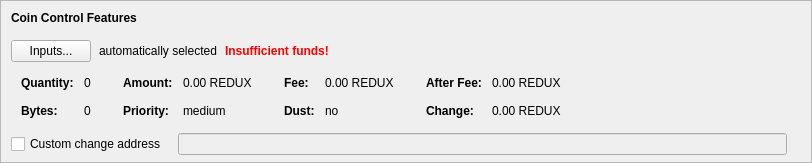
    <widget class="QFrame" name="frameCoinControl">
     <property name="sizePolicy">
      <sizepolicy hsizetype="Expanding" vsizetype="Expanding">
       <horstretch>0</horstretch>
       <verstretch>0</verstretch>
      </sizepolicy>
     </property>
     <property name="maximumSize">
      <size>
       <width>16777215</width>
       <height>16777215</height>
      </size>
     </property>
     <property name="frameShape">
      <enum>QFrame::StyledPanel</enum>
     </property>
     <property name="frameShadow">
      <enum>QFrame::Sunken</enum>
     </property>
     <layout class="QVBoxLayout" name="verticalLayoutCoinControl2">
      <property name="spacing">
       <number>0</number>
      </property>
      <property name="leftMargin">
       <number>0</number>
      </property>
      <property name="topMargin">
       <number>0</number>
      </property>
      <property name="rightMargin">
       <number>0</number>
      </property>
      <property name="bottomMargin">
       <number>6</number>
      </property>
      <item>
       <layout class="QVBoxLayout" name="verticalLayoutCoinControl" stretch="0,0,0,0,1">
        <property name="spacing">
         <number>0</number>
        </property>
        <property name="leftMargin">
         <number>10</number>
        </property>
        <property name="topMargin">
         <number>10</number>
        </property>
        <item>
         <layout class="QHBoxLayout" name="horizontalLayoutCoinControl1">
          <property name="bottomMargin">
           <number>15</number>
          </property>
          <item>
           <widget class="QLabel" name="labelCoinControlFeatures">
            <property name="sizePolicy">
             <sizepolicy hsizetype="Preferred" vsizetype="Maximum">
              <horstretch>0</horstretch>
              <verstretch>0</verstretch>
             </sizepolicy>
            </property>
            <property name="font">
             <font>
              <weight>75</weight>
              <bold>true</bold>
             </font>
            </property>
            <property name="styleSheet">
             <string notr="true">font-weight:bold;</string>
            </property>
            <property name="text">
             <string>Coin Control Features</string>
            </property>
           </widget>
          </item>
         </layout>
        </item>
        <item>
         <layout class="QHBoxLayout" name="horizontalLayoutCoinControl2" stretch="0,0,0,0">
          <property name="spacing">
           <number>8</number>
          </property>
          <property name="bottomMargin">
           <number>10</number>
          </property>
          <item>
           <widget class="QPushButton" name="pushButtonCoinControl">
            <property name="styleSheet">
             <string notr="true"/>
            </property>
            <property name="text">
             <string>Inputs...</string>
            </property>
            <property name="autoDefault">
             <bool>false</bool>
            </property>
           </widget>
          </item>
          <item>
           <widget class="QLabel" name="labelCoinControlAutomaticallySelected">
            <property name="text">
             <string>automatically selected</string>
            </property>
            <property name="margin">
             <number>5</number>
            </property>
           </widget>
          </item>
          <item>
           <widget class="QLabel" name="labelCoinControlInsuffFunds">
            <property name="font">
             <font>
              <weight>75</weight>
              <bold>true</bold>
             </font>
            </property>
            <property name="styleSheet">
             <string notr="true">color:red;font-weight:bold;</string>
            </property>
            <property name="text">
             <string>Insufficient funds!</string>
            </property>
            <property name="margin">
             <number>5</number>
            </property>
           </widget>
          </item>
          <item>
           <spacer name="horizontalSpacerCoinControl">
            <property name="orientation">
             <enum>Qt::Horizontal</enum>
            </property>
            <property name="sizeHint" stdset="0">
             <size>
              <width>40</width>
              <height>1</height>
             </size>
            </property>
           </spacer>
          </item>
         </layout>
        </item>
        <item>
         <widget class="QWidget" name="widgetCoinControl" native="true">
          <property name="sizePolicy">
           <sizepolicy hsizetype="Preferred" vsizetype="Preferred">
            <horstretch>0</horstretch>
            <verstretch>0</verstretch>
           </sizepolicy>
          </property>
          <property name="minimumSize">
           <size>
            <width>0</width>
            <height>0</height>
           </size>
          </property>
          <property name="styleSheet">
           <string notr="true"/>
          </property>
          <layout class="QHBoxLayout" name="horizontalLayoutCoinControl5">
           <property name="leftMargin">
            <number>0</number>
           </property>
           <property name="topMargin">
            <number>0</number>
           </property>
           <property name="rightMargin">
            <number>0</number>
           </property>
           <property name="bottomMargin">
            <number>0</number>
           </property>
           <item>
            <layout class="QHBoxLayout" name="horizontalLayoutCoinControl3" stretch="0,0,0,1">
             <property name="spacing">
              <number>20</number>
             </property>
             <property name="topMargin">
              <number>0</number>
             </property>
             <property name="bottomMargin">
              <number>10</number>
             </property>
             <item>
              <layout class="QFormLayout" name="formLayoutCoinControl1">
               <property name="horizontalSpacing">
                <number>10</number>
               </property>
               <property name="verticalSpacing">
                <number>14</number>
               </property>
               <property name="leftMargin">
                <number>10</number>
               </property>
               <property name="topMargin">
                <number>4</number>
               </property>
               <property name="rightMargin">
                <number>6</number>
               </property>
               <item row="0" column="0">
                <widget class="QLabel" name="labelCoinControlQuantityText">
                 <property name="font">
                  <font>
                   <weight>75</weight>
                   <bold>true</bold>
                  </font>
                 </property>
                 <property name="text">
                  <string>Quantity:</string>
                 </property>
                 <property name="margin">
                  <number>0</number>
                 </property>
                </widget>
               </item>
               <item row="0" column="1">
                <widget class="QLabel" name="labelCoinControlQuantity">
                 <property name="cursor">
                  <cursorShape>IBeamCursor</cursorShape>
                 </property>
                 <property name="contextMenuPolicy">
                  <enum>Qt::ActionsContextMenu</enum>
                 </property>
                 <property name="text">
                  <string notr="true">0</string>
                 </property>
                 <property name="margin">
                  <number>0</number>
                 </property>
                 <property name="textInteractionFlags">
                  <set>Qt::LinksAccessibleByMouse|Qt::TextSelectableByKeyboard|Qt::TextSelectableByMouse</set>
                 </property>
                </widget>
               </item>
               <item row="1" column="0">
                <widget class="QLabel" name="labelCoinControlBytesText">
                 <property name="font">
                  <font>
                   <weight>75</weight>
                   <bold>true</bold>
                  </font>
                 </property>
                 <property name="text">
                  <string>Bytes:</string>
                 </property>
                </widget>
               </item>
               <item row="1" column="1">
                <widget class="QLabel" name="labelCoinControlBytes">
                 <property name="cursor">
                  <cursorShape>IBeamCursor</cursorShape>
                 </property>
                 <property name="contextMenuPolicy">
                  <enum>Qt::ActionsContextMenu</enum>
                 </property>
                 <property name="text">
                  <string notr="true">0</string>
                 </property>
                 <property name="textInteractionFlags">
                  <set>Qt::LinksAccessibleByMouse|Qt::TextSelectableByKeyboard|Qt::TextSelectableByMouse</set>
                 </property>
                </widget>
               </item>
              </layout>
             </item>
             <item>
              <layout class="QFormLayout" name="formLayoutCoinControl2">
               <property name="horizontalSpacing">
                <number>10</number>
               </property>
               <property name="verticalSpacing">
                <number>14</number>
               </property>
               <property name="leftMargin">
                <number>6</number>
               </property>
               <property name="topMargin">
                <number>4</number>
               </property>
               <property name="rightMargin">
                <number>6</number>
               </property>
               <item row="0" column="0">
                <widget class="QLabel" name="labelCoinControlAmountText">
                 <property name="font">
                  <font>
                   <weight>75</weight>
                   <bold>true</bold>
                  </font>
                 </property>
                 <property name="text">
                  <string>Amount:</string>
                 </property>
                 <property name="margin">
                  <number>0</number>
                 </property>
                </widget>
               </item>
               <item row="0" column="1">
                <widget class="QLabel" name="labelCoinControlAmount">
                 <property name="cursor">
                  <cursorShape>IBeamCursor</cursorShape>
                 </property>
                 <property name="contextMenuPolicy">
                  <enum>Qt::ActionsContextMenu</enum>
                 </property>
                 <property name="text">
                  <string notr="true">0.00 REDUX</string>
                 </property>
                 <property name="textInteractionFlags">
                  <set>Qt::LinksAccessibleByMouse|Qt::TextSelectableByKeyboard|Qt::TextSelectableByMouse</set>
                 </property>
                </widget>
               </item>
               <item row="1" column="0">
                <widget class="QLabel" name="labelCoinControlPriorityText">
                 <property name="font">
                  <font>
                   <weight>75</weight>
                   <bold>true</bold>
                  </font>
                 </property>
                 <property name="text">
                  <string>Priority:</string>
                 </property>
                </widget>
               </item>
               <item row="1" column="1">
                <widget class="QLabel" name="labelCoinControlPriority">
                 <property name="cursor">
                  <cursorShape>IBeamCursor</cursorShape>
                 </property>
                 <property name="contextMenuPolicy">
                  <enum>Qt::ActionsContextMenu</enum>
                 </property>
                 <property name="text">
                  <string>medium</string>
                 </property>
                 <property name="textInteractionFlags">
                  <set>Qt::LinksAccessibleByMouse|Qt::TextSelectableByKeyboard|Qt::TextSelectableByMouse</set>
                 </property>
                </widget>
               </item>
              </layout>
             </item>
             <item>
              <layout class="QFormLayout" name="formLayoutCoinControl3">
               <property name="horizontalSpacing">
                <number>10</number>
               </property>
               <property name="verticalSpacing">
                <number>14</number>
               </property>
               <property name="leftMargin">
                <number>6</number>
               </property>
               <property name="topMargin">
                <number>4</number>
               </property>
               <property name="rightMargin">
                <number>6</number>
               </property>
               <item row="0" column="0">
                <widget class="QLabel" name="labelCoinControlFeeText">
                 <property name="font">
                  <font>
                   <weight>75</weight>
                   <bold>true</bold>
                  </font>
                 </property>
                 <property name="text">
                  <string>Fee:</string>
                 </property>
                 <property name="margin">
                  <number>0</number>
                 </property>
                </widget>
               </item>
               <item row="0" column="1">
                <widget class="QLabel" name="labelCoinControlFee">
                 <property name="cursor">
                  <cursorShape>IBeamCursor</cursorShape>
                 </property>
                 <property name="contextMenuPolicy">
                  <enum>Qt::ActionsContextMenu</enum>
                 </property>
                 <property name="text">
                  <string notr="true">0.00 REDUX</string>
                 </property>
                 <property name="textInteractionFlags">
                  <set>Qt::LinksAccessibleByMouse|Qt::TextSelectableByKeyboard|Qt::TextSelectableByMouse</set>
                 </property>
                </widget>
               </item>
               <item row="1" column="0">
                <widget class="QLabel" name="labelCoinControlLowOutputText">
                 <property name="font">
                  <font>
                   <weight>75</weight>
                   <bold>true</bold>
                  </font>
                 </property>
                 <property name="text">
                  <string>Dust:</string>
                 </property>
                </widget>
               </item>
               <item row="1" column="1">
                <widget class="QLabel" name="labelCoinControlLowOutput">
                 <property name="cursor">
                  <cursorShape>IBeamCursor</cursorShape>
                 </property>
                 <property name="contextMenuPolicy">
                  <enum>Qt::ActionsContextMenu</enum>
                 </property>
                 <property name="text">
                  <string>no</string>
                 </property>
                 <property name="textInteractionFlags">
                  <set>Qt::LinksAccessibleByMouse|Qt::TextSelectableByKeyboard|Qt::TextSelectableByMouse</set>
                 </property>
                </widget>
               </item>
              </layout>
             </item>
             <item>
              <layout class="QFormLayout" name="formLayoutCoinControl4">
               <property name="horizontalSpacing">
                <number>10</number>
               </property>
               <property name="verticalSpacing">
                <number>14</number>
               </property>
               <property name="leftMargin">
                <number>6</number>
               </property>
               <property name="topMargin">
                <number>4</number>
               </property>
               <property name="rightMargin">
                <number>6</number>
               </property>
               <item row="0" column="0">
                <widget class="QLabel" name="labelCoinControlAfterFeeText">
                 <property name="font">
                  <font>
                   <weight>75</weight>
                   <bold>true</bold>
                  </font>
                 </property>
                 <property name="text">
                  <string>After Fee:</string>
                 </property>
                 <property name="margin">
                  <number>0</number>
                 </property>
                </widget>
               </item>
               <item row="0" column="1">
                <widget class="QLabel" name="labelCoinControlAfterFee">
                 <property name="cursor">
                  <cursorShape>IBeamCursor</cursorShape>
                 </property>
                 <property name="contextMenuPolicy">
                  <enum>Qt::ActionsContextMenu</enum>
                 </property>
                 <property name="text">
                  <string notr="true">0.00 REDUX</string>
                 </property>
                 <property name="textInteractionFlags">
                  <set>Qt::LinksAccessibleByMouse|Qt::TextSelectableByKeyboard|Qt::TextSelectableByMouse</set>
                 </property>
                </widget>
               </item>
               <item row="1" column="0">
                <widget class="QLabel" name="labelCoinControlChangeText">
                 <property name="font">
                  <font>
                   <weight>75</weight>
                   <bold>true</bold>
                  </font>
                 </property>
                 <property name="text">
                  <string>Change:</string>
                 </property>
                </widget>
               </item>
               <item row="1" column="1">
                <widget class="QLabel" name="labelCoinControlChange">
                 <property name="cursor">
                  <cursorShape>IBeamCursor</cursorShape>
                 </property>
                 <property name="contextMenuPolicy">
                  <enum>Qt::ActionsContextMenu</enum>
                 </property>
                 <property name="text">
                  <string notr="true">0.00 REDUX</string>
                 </property>
                 <property name="textInteractionFlags">
                  <set>Qt::LinksAccessibleByMouse|Qt::TextSelectableByKeyboard|Qt::TextSelectableByMouse</set>
                 </property>
                </widget>
               </item>
              </layout>
             </item>
            </layout>
           </item>
          </layout>
         </widget>
        </item>
        <item>
         <layout class="QHBoxLayout" name="horizontalLayoutCoinControl4" stretch="0,0,0">
          <property name="spacing">
           <number>12</number>
          </property>
          <property name="sizeConstraint">
           <enum>QLayout::SetDefaultConstraint</enum>
          </property>
          <property name="topMargin">
           <number>5</number>
          </property>
          <property name="rightMargin">
           <number>5</number>
          </property>
          <item>
           <widget class="QCheckBox" name="checkBoxCoinControlChange">
            <property name="toolTip">
             <string>If this is activated, but the change address is empty or invalid, change will be sent to a newly generated address.</string>
            </property>
            <property name="text">
             <string>Custom change address</string>
            </property>
           </widget>
          </item>
          <item>
           <widget class="QValidatedLineEdit" name="lineEditCoinControlChange">
            <property name="enabled">
             <bool>false</bool>
            </property>
            <property name="sizePolicy">
             <sizepolicy hsizetype="Expanding" vsizetype="Fixed">
              <horstretch>0</horstretch>
              <verstretch>0</verstretch>
             </sizepolicy>
            </property>
           </widget>
          </item>
          <item>
           <widget class="QLabel" name="labelCoinControlChangeLabel">
            <property name="sizePolicy">
             <sizepolicy hsizetype="Preferred" vsizetype="Expanding">
              <horstretch>0</horstretch>
              <verstretch>0</verstretch>
             </sizepolicy>
            </property>
            <property name="minimumSize">
             <size>
              <width>0</width>
              <height>0</height>
             </size>
            </property>
            <property name="text">
             <string/>
            </property>
            <property name="margin">
             <number>3</number>
            </property>
           </widget>
          </item>
         </layout>
        </item>
        <item>
         <spacer name="verticalSpacerCoinControl">
          <property name="orientation">
           <enum>Qt::Vertical</enum>
          </property>
          <property name="sizeHint" stdset="0">
           <size>
            <width>800</width>
            <height>1</height>
           </size>
          </property>
         </spacer>
        </item>
       </layout>
      </item>
     </layout>
    </widget>
